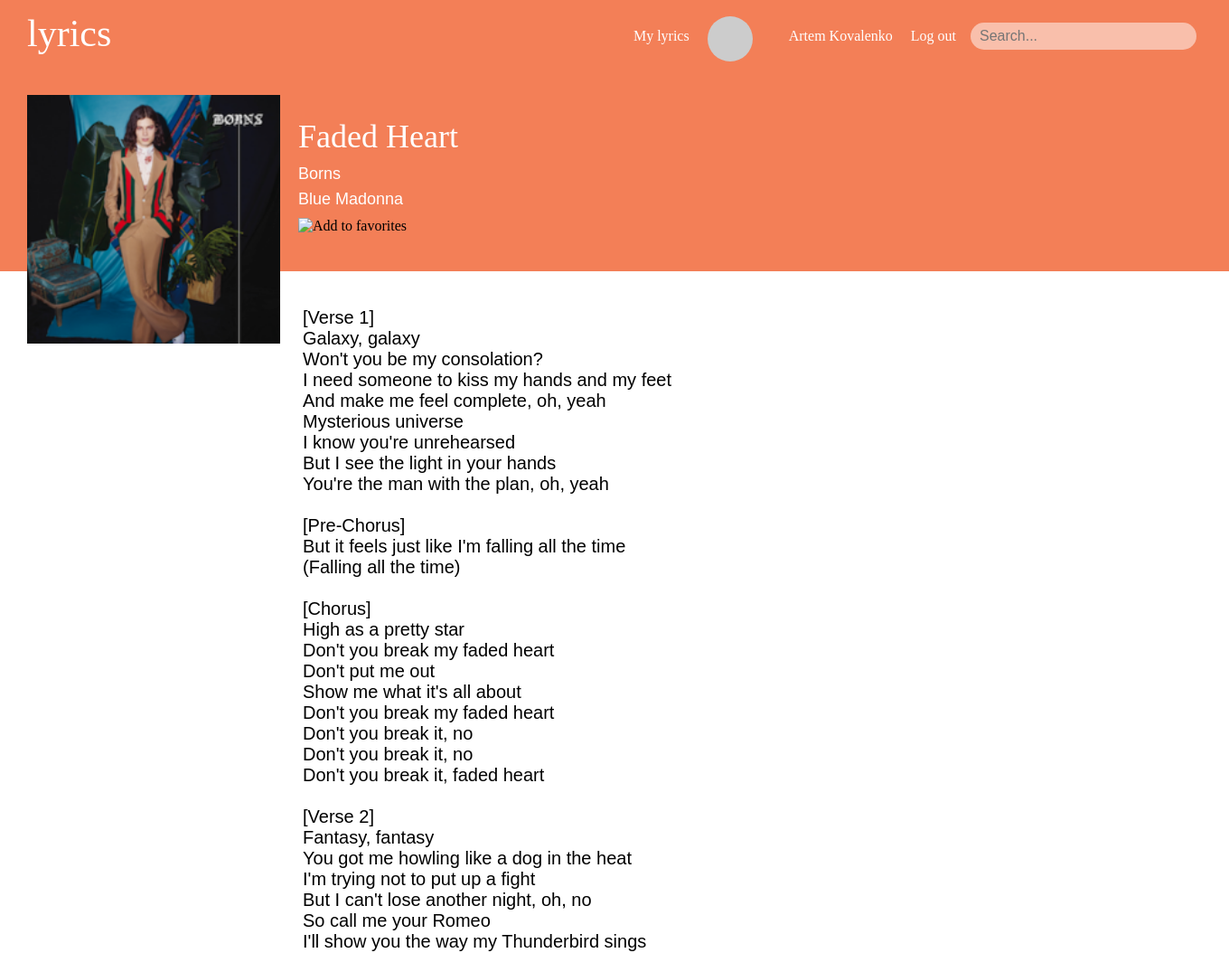
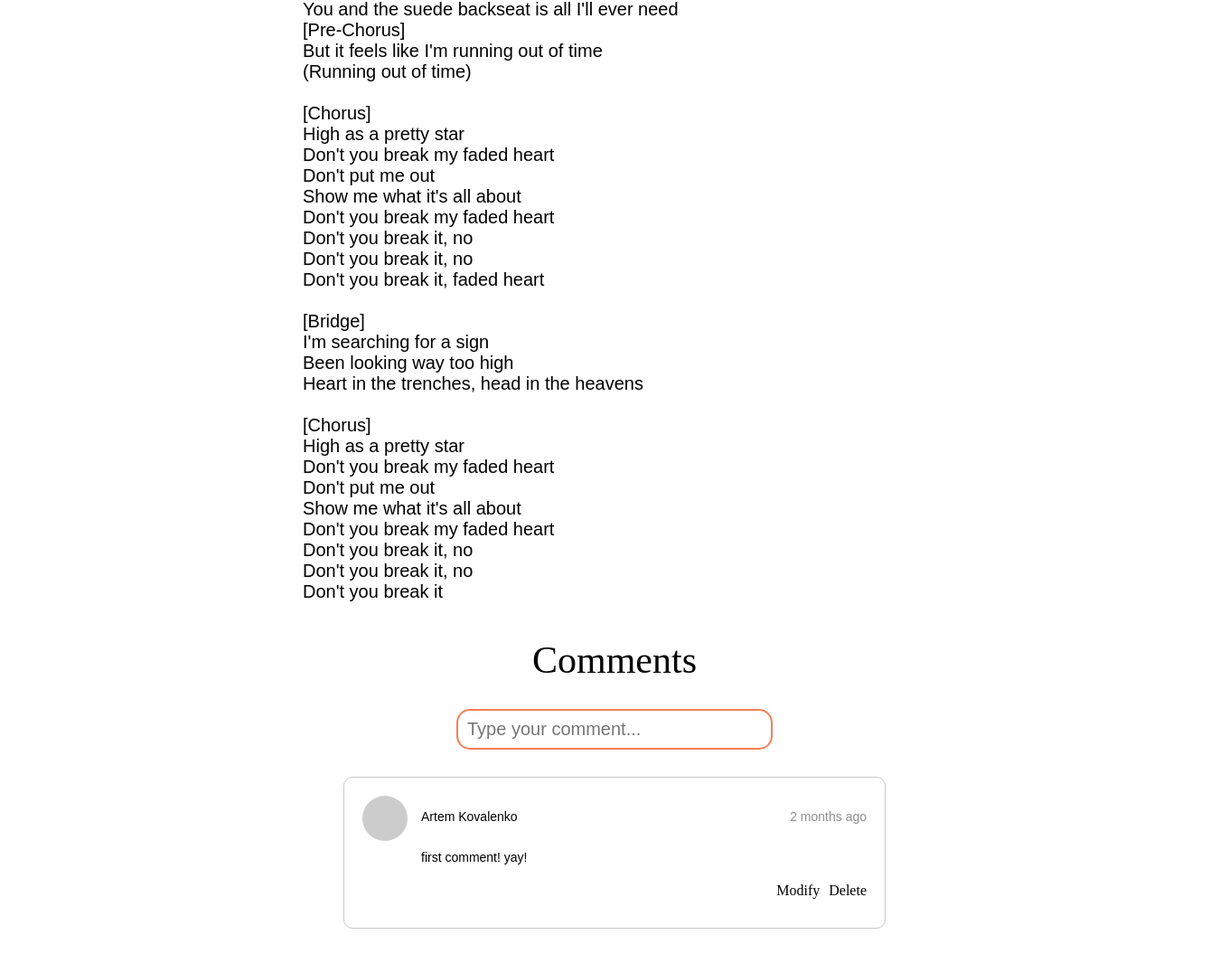
The page /lyrics_website/php/lyrics_page.php?songid=2 (signed in) on the database its author committed (2 pictures, top to bottom).
### tables this page shows
CREATE TABLE `utworym` (
  `IdU` int(11) NOT NULL,
  `NazwaU` varchar(50) NOT NULL,
  `TekstU` text NOT NULL,
  `IdAlb` int(11) NOT NULL,
  `IdArt` int(11) NOT NULL,
  `IdK` int(11) NOT NULL
);

CREATE TABLE `albumy` (
  `IdAlb` int(11) NOT NULL,
  `NazwaAlb` varchar(50) NOT NULL,
  `DataWAlb` date NOT NULL,
  `ObrazAlb` varchar(50) NOT NULL
);

CREATE TABLE `artysci` (
  `IdArt` int(11) NOT NULL,
  `NazwaArt` varchar(50) NOT NULL,
  `DataUrArt` date NOT NULL,
  `PlecAr` varchar(1) NOT NULL
);

CREATE TABLE `komentarze` (
  `IdKom` int(11) NOT NULL,
  `TrescKom` varchar(500) NOT NULL,
  `DataKom` datetime NOT NULL,
  `IdK` int(11) NOT NULL,
  `IdU` int(11) NOT NULL
);

CREATE TABLE `klienci` (
  `IdK` int(10) UNSIGNED NOT NULL,
  `NazwiskoK` varchar(50) NOT NULL,
  `ImieK` varchar(50) NOT NULL,
  `PlecK` varchar(1) NOT NULL,
  `DataUrK` date NOT NULL,
  `EmailK` varchar(50) NOT NULL,
  `HasloK` varchar(30) NOT NULL,
  `ZdjK` varchar(50) NOT NULL
);

### lyrics_website/php/lyrics_page.php (the view, shortened to what this page needs)
<?php
    $servername = "127.0.0.1";
    $username = "root";
    $password = "";
    $dbname = "isbd";
    $conn = new mysqli($servername, $username, $password, $dbname);
    $conn->set_charset("utf8");
    $songid = $_GET['songid'];
    $userid = $_SESSION['userid'];
    function time_elapsed_string($datetime, $full = false) {
        $now = new DateTime;
        $ago = new DateTime($datetime);
        $diff = $now->diff($ago);
        $diff->w = floor($diff->d / 7);
        $diff->d -= $diff->w * 7;
        $string = array(
            'y' => 'year',
            'm' => 'month',
            'w' => 'week',
            'd' => 'day',
            'h' => 'hour',
            'i' => 'minute',
            's' => 'second',
        );
        foreach ($string as $k => &$v) {
            if ($diff->$k) {
                $v = $diff->$k . ' ' . $v . ($diff->$k > 1 ? 's' : '');
            } else {
                unset($string[$k]);
            }
        }
        if (!$full) $string = array_slice($string, 0, 1);
        return $string ? implode(', ', $string) . ' ago' : 'just now';
    }
?>
<!DOCTYPE html>
<html lang="en">
<head>
    <link rel="stylesheet" href="../css/lyrics_page.css">
</head>
<body>
    <div class="header_wrapper">
        <div class="header_bar">
            <div class="container">
                <div class="logo_wrapper">
                    <a class="logo_link" href="main.php">lyrics</a>
                </div>
            </div>
            <div class="user_info">
                <div class='profile_link_wrapper'>
                    <?php
                    if ($_SESSION["logged_in"] == true) {
                        echo ("
                        <div class='my_lyrics'>
                            <a id='my_lyrics_btn' href='mylyrics.php'>My lyrics</a>
                        </div>
                        <div class='profile_img'>
                            <img id='profile_photo' src='https://via.placeholder.com/50' alt='Avatar'>
                        </div>
                        <div class='profile_name'><a style='text-decoration:none;color:white' href='profile.php'>");
                            echo $_SESSION['fname'], ' ', $_SESSION['lname'];
                        echo("
                        </a></div>
                        <div class='log_out'>
                            <a href='logout.php'>Log out</a>
                        </div>");
                    } else {
                        echo ("<div class='log_out'>
                        <a href='login.php'>Log in</a>
                    </div>");
                    }
                    ?>
                    <div class="search_bar">
                    <form action="search_results.php" method="get"><input id="site-search" name='search_request' type="text" placeholder="Search..."></form>
                    </div>
                </div>
            </div>
        </div>
        <div class="header_song_info">
            <div class="container">
            <?php
            $sql = "SELECT utworym.NazwaU, albumy.NazwaAlb, artysci.NazwaArt, albumy.ObrazAlb, utworym.IdU, utworym.TekstU
            FROM albumy INNER JOIN (artysci INNER JOIN utworym ON artysci.IdArt=utworym.IdArt) ON albumy.IdAlb=utworym.IdAlb
            WHERE utworym.IdU=$songid";
            $result = $conn->query($sql);
            $sql1 = "SELECT * FROM `listyulub` WHERE `IdK`=$userid AND `IdU`=$songid";
                $like = $conn->query($sql1);
                $num = mysqli_num_rows($like);
            if ($result->num_rows > 0) {
                $row = $result->fetch_assoc();
                echo ('<div class="img_wrapper">
                <img src="../img/'. $row["ObrazAlb"].'" alt="Avatar" class="img">
            </div>
            <div class="info_wrapper">
                <div class="title">'. $row["NazwaU"].'</div>
                <div class="artist">'. $row["NazwaArt"].'</div>
                <div class="album">'. $row["NazwaAlb"].'</div>
                <div id="fav" class="fav_button">');
                if ($num == 1) {
                    echo ('<img class="fav_img unlike" src="../img/liked.png" alt="Add to favorites">');
                    echo ('<img class="fav_img like hide" src="../img/notliked.png" alt="Add to favorites">');
                } else {
                    echo ('<img class="fav_img like" src="../img/notliked.png" alt="Add to favorites">');
                };
                echo ('
                </div>
            </div>
        </div>
    </div>
</div>
<div class="narrow_container">
    <div class="text">
        <pre>'. $row["TekstU"].'</pre>
    </div>');}
            else {
                echo "<p style='text-align:center;font-size:50px;color:white;'>Error 404 :(</p>";
                die();
        }
                 echo ('
        <div class="comments">
            <div class="comments_header">
                Comments
            </div>
            <di class="comment_input">
                <form method="post" action="">
                    <input type="hidden" name="action_type" value="comment" />
                    <input placeholder="Type your comment..." id="comment_input" type="text" name="comment_text">
                </form>
            </di>');
            $comment_sql = "SELECT komentarze.IdKom, komentarze.TrescKom, komentarze.DataKom, komentarze.IdU, klienci.ImieK, klienci.NazwiskoK FROM komentarze INNER JOIN klienci ON komentarze.IdK=klienci.IdK
            WHERE komentarze.IdU ='$songid' ORDER BY DataKom DESC";
            $comments = $conn->query($comment_sql);
            if ($comments->num_rows > 0) {
                while($row = $comments->fetch_assoc()) {
                  echo ('
            <div class="comment_wrapper">
                <div class="user">
                    <div class="avatar">
                        <img id="profile_photo" src="https://via.placeholder.com/50" alt="Avatar">
                    </div>
                    <div class="name">'. $row["ImieK"].' '. $row["NazwiskoK"].'</div>
                    <div class="date">');
                    echo time_elapsed_string($row["DataKom"]);
                    echo('</div>
                </div>
                <div class="comment_text">
                    '. $row["TrescKom"].'
                </div>
                <div class="bottom_bar">
                    <div class="buttons">
                        <div class="detele">Delete</div>
                        <div class="modify">Modify</div>
                    </div>
                </div>
            </div>
                ');
                }
            }
            else {
                echo "<p style='text-align:center;'>There is no any comments yet. Be the first one!</p>";
          }
                ?>
        </div>
    </div>
</body>
</html>

### lyrics_website/css/lyrics_page.css (style rules this page uses)
body { margin: 0; font-family: Arial Rounded MT; font-size: 16px; min-width: 1350px; }
* { box-sizing: border-box; margin: 0; }
.header_wrapper { width: 100%; min-height: 300px; background-color: #f37f57; }
.header_bar { width: 100%; height: 80px; position: fixed; background-color: #f37f57; z-index: 1000; }
.header_song_info { padding-top: 80px; }
.container { width: 100%; max-width: 1300px; margin: 0 auto; }
.logo_link { text-decoration: none; margin: auto; font-size: 42px; color: white; position: relative; top: 13px; }
.profile_link_wrapper { position: absolute; top: 18px; right: 20px; }
.my_lyrics { float: left; position: relative; top: 13px; }
#my_lyrics_btn { text-decoration: none; color: white; }
.profile_img { float: left; margin: 0 20px; }
.profile_name { float: left; position: relative; top: 13px; text-align: right; color: white; margin-left: 20px; }
#profile_photo { border-radius: 50%; width: 50px; height: 50px; }
.log_out { margin-left: 20px; float: left; position: relative; top: 13px; text-align: right; }
.log_out a { text-decoration: none; color: white; }
.search_bar { float: left; position: relative; top: 7px; margin: 0px 16px 0px; }
#site-search { background-color: rgba(255, 255, 255, 0.5); width: 250px; height: 30px; padding: 10px; border-radius: 25px; box-sizing: border-box; outline: none; border: none; font-size: 16px; color: white; }
.img_wrapper { position: absolute; width: 300px; height: 300px; overflow: hidden; }
.img { position: absolute; top: 25px; left: -20px; width: 100%; height: auto; }
.info_wrapper { position: relative; top: 50px; left: 300px; max-width: 800px; height: 100%; float: left; }
.title { color: white; font-size: 36px; margin-bottom: 10px; }
.artist { color: white; font-size: 18px; font-family: Arial; margin-bottom: 7px; }
.album { color: white; font-size: 18px; font-family: Arial; }
.fav_img { margin: 10px 0px; width: 40px; }
.narrow_container { max-width: 690px; margin: 0 auto; }
.text { margin: 40px 0 40px 0; }
.text pre { font-family: Arial; color: black; font-size: 20px; }
.comments { margin-bottom: 80px; }
.comments_header { text-align: center; font-family: Arial Rounded MT; font-size: 42px; }
.comment_input { margin: 30px 0px; display: flex; justify-content: center; }
#comment_input { background-color: white; width: 350px; height: 45px; padding: 10px; border: 2px #f37f57 solid; border-radius: 15px; box-sizing: border-box; outline: none; font-size: 20px; color: black; }
.comment_wrapper { width: 600px; padding: 20px; border: 1px #C8C8C8 solid; border-radius: 10px; margin: 20px auto; }
.avatar { float: left; }
.name { font-family: Arial; font-size: 14px; float: left; position: relative; top: 15px; margin-left: 15px; }
.date { font-family: Arial; font-size: 14px; color: rgba(0, 0, 0, 0.45); float: right; position: relative; top: 15px; }
.comment_text { margin-top: 60px; margin-bottom: 20px; font-family: Arial; font-size: 14px; padding: 0 65px; }
.detele { float: right; }
.modify { float: right; margin-right: 10px; cursor: pointer; }
.bottom_bar { margin-bottom: 50px; }

### rows shown on the page
utworym: IdAlb.ObrazAlb (picture), NazwaU "Faded Heart", IdArt.NazwaArt "Borns", IdAlb.NazwaAlb "Blue Madonna", TekstU "[Verse 1] Galaxy, galaxy Won't you be my consolation? I need someone to kiss my hands and my feet And make me feel complete, oh, yeah Mysterious universe I know you're unrehearsed But I see the light in your hands You're the man with the plan, oh, yeah [Pre-Chorus] But it feels just like I'm falling all the time (Falling all the time) [Chorus] High as a pretty star Don't you break my faded heart Don't put me out Show me what it's all about Don't you break my faded heart Don't you break it, no Don't you break it, no Don't you break it, faded heart [Verse 2] Fantasy, fantasy You got me howling like a dog in the heat I'm trying not to put up a fight But I can't lose another night, oh, no So…"
komentarze: klienci.ImieK "Artem", klienci.NazwiskoK "Kovalenko", DataKom "2 months ago", TrescKom "first comment! yay!"

### other values the page prints
$_SESSION['fname'] "Artem"
$_SESSION['lname'] "Kovalenko"
